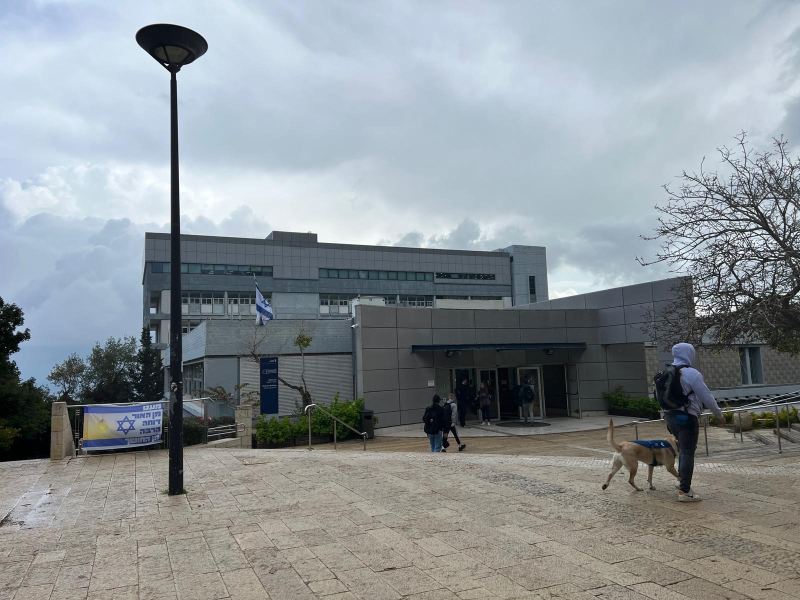
#> input picture HW1/building.jpg, 1600 x 1200 px, found by its file name (shown at 1/2 size)
$ python main.py
#> lines starting #> are read from the running program, lines starting #| are printed output that depends on the picture
import numpy as np
import matplotlib.pyplot as plt
import cv2


def max_freq_filtering(fshift, precentege):
    """
    Reconstruct an image using only its maximal amplitude frequencies.
    :param fshift: The fft of an image, **after fftshift** -
    complex float ndarray of size [H x W].
    :param precentege: the wanted precentege of maximal frequencies.
    :return:
    fMaxFreq: The filtered frequency domain result -
                        complex float ndarray of size [H x W].
    imgMaxFreq: The filtered image - real float ndarray of size [H x W].
    """
    amplitude = np.abs(fshift)
    threshhold = np.percentile(amplitude, 100 - precentege)
    mask_max = np.ones_like(fshift)
    mask_max[np.abs(fshift) < threshhold] = 0
    fMaxFreq = mask_max * fshift

    imgMaxFreq = np.abs(np.fft.ifft2(np.fft.ifftshift(fMaxFreq)))

    return fMaxFreq, imgMaxFreq


# [60 lines left out: functions interpolation, bilinear_displacement, general_displacement, rotating_img, not called in this run]


#1.a

building = cv2.imread("../my_data/building.jpg")
#> building is the input picture: shape (1200, 1600, 3); mean B, G, R 150.9, 146.8, 139.7
greyscale_building = cv2.cvtColor(building, cv2.COLOR_BGR2GRAY)
image = greyscale_building.astype(np.uint8)

cv2.imshow("Building",image)
cv2.waitKey(1000)


#1.b
image_fft = np.fft.fft2(image)
image_shifted_fft = np.fft.fftshift(image_fft)
fft_amplitude = np.log(1+np.abs(image_shifted_fft))
plt.imshow(fft_amplitude)
plt.title("Shifted FFT of Building")
plt.show()


#1.c

building_rows,building_cols = image_fft.shape
#> building_rows = 1200; building_cols = 1600
mask_k = np.ones_like(image_fft)
mask_l = np.ones_like(image_fft)
mask_cross =np.ones_like(image_fft)

low_2_precent_cols = int(0.02*building_cols)
#> low_2_precent_cols = 32
low_2_precent_rows = int(0.02*building_rows)
#> low_2_precent_rows = 24

#low_frequencies_cols = image_shifted_fft[:,:low_2_precent_cols]
mask_l[:,low_2_precent_cols:] = 0
mask_k[low_2_precent_rows:,:] = 0
mask_cross[low_2_precent_rows:,low_2_precent_cols:] = 0

masked_l_axis = image_fft*mask_l
masked_k_axis = image_fft*mask_k
masked_cross_axis = image_fft*mask_cross


#show the magnitude spectrum of the lowest 2 precent frequencies
fft_shift_cols = np.fft.fftshift(masked_l_axis)
fft_amplitude_cols = np.log(1+np.abs(fft_shift_cols))
plt.imshow(fft_amplitude_cols)
plt.title("Shifted FFT of Building 2 precent Cols")
plt.show()

fft_shift_rows = np.fft.fftshift(masked_k_axis)
fft_amplitude_rows = np.log(1+np.abs(fft_shift_rows))
plt.imshow(fft_amplitude_rows)
plt.title("Shifted FFT of Building 2 precent Rows")
plt.show()


fft_shift_cross = np.fft.fftshift(masked_cross_axis)
fft_amplitude_cross = np.log(1+np.abs(fft_shift_cross))
plt.imshow(fft_amplitude_cross)
plt.title("Shifted FFT of Building 2 precent Cross")
plt.show()

inversed_shift_cols = np.fft.ifftshift(fft_shift_cols)
inversed_image_cols = np.abs(np.fft.ifft2(inversed_shift_cols))
plt.imshow(inversed_image_cols,cmap = "gray")
plt.title("image of Building 2 precent Cols")
plt.show()

inversed_shift_rows = np.fft.ifftshift(fft_shift_rows)
inversed_image_rows = np.abs(np.fft.ifft2(inversed_shift_rows))
plt.imshow(inversed_image_rows,cmap = "gray")
plt.title("image of Building 2 precent Rows")
plt.show()

inversed_shift_cross = np.fft.ifftshift(fft_shift_cross)
inversed_image_cross = np.abs(np.fft.ifft2(inversed_shift_cross))
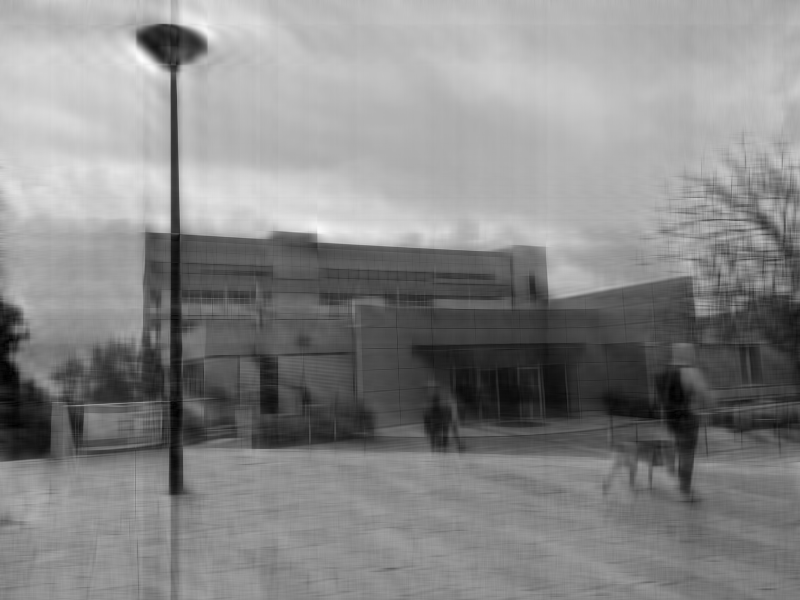
#> inversed_image_cross: shape (1200, 1600) float64 (shown at 1/2 size); min 0.0729, max 274, mean 146; drawn with min black and max white
plt.imshow(inversed_image_cross,cmap = "gray")
plt.title("image of Building 2 precent Cross")
plt.show()

#1.d
max_filter_amp_10,max_filter_image_10 =max_freq_filtering(image_shifted_fft,10)
#> in max_freq_filtering, `threshhold = np.percentile(amplitude, 100 - precentege)`: threshhold = 40281.9

plt.imshow(np.log(1+np.abs(max_filter_amp_10)))
plt.title("max amps")
plt.show()

plt.imshow(max_filter_image_10,cmap = "gray")
plt.title("max amp image")
plt.show()

#1.e
max_filter_amp_4,max_filter_image_4 =max_freq_filtering(image_shifted_fft,4)

plt.imshow(np.log(1+np.abs(max_filter_amp_4)))
plt.title("max amps")
plt.show()
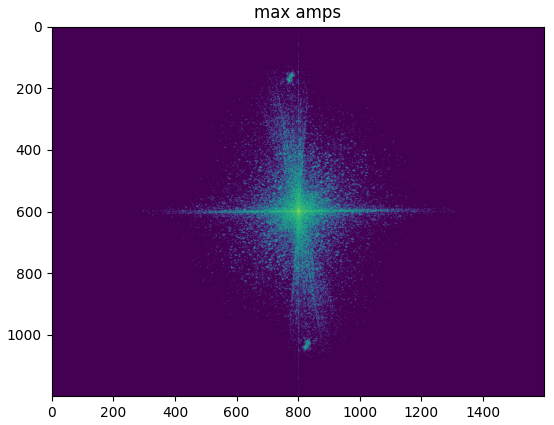
#> figure drawn by matplotlib, 1 panel

plt.imshow(max_filter_image_4,cmap = "gray")
plt.title("max amp image")
plt.show()


#1.f
graph =[]
rows,cols = image_shifted_fft.shape
#> rows = 1200; cols = 1600
for i in range(1,100):
    curr_img = max_freq_filtering(image_shifted_fft, i)[1]
    graph.append(np.sum((image-curr_img)**2)/(rows*cols))
#> this loop made 99 passes
#> threshhold in max_freq_filtering on passes 1 to 12: 116647.1, 85259.8, 71357.2, 62767.4, 56699.7, 52100.5, 48336.1, 45218.7, 42565, 40281.9, 38274.5, 36462.7
#> after the loop, graph = 99 values, max 301.7 at index 0, min 0.00244 at index 98, mean 37.74
plt.plot(list(range(1, 100)), graph)
plt.show()
#> figure, not shown here; curve peaks at x = 1, y = 301.7


#Question 2
#2.a
parrot = cv2.imread("../given_data/parrot.png")
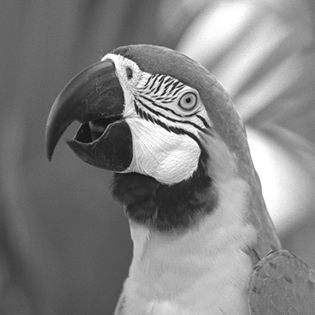
#> input picture HW1/parrot.png, 315 x 315 px, found by its file name
#> parrot is the input picture: shape (315, 315, 3); min 14, max 255, mean 130.4
selfie = cv2.imread("../my_data/yours.jpg")
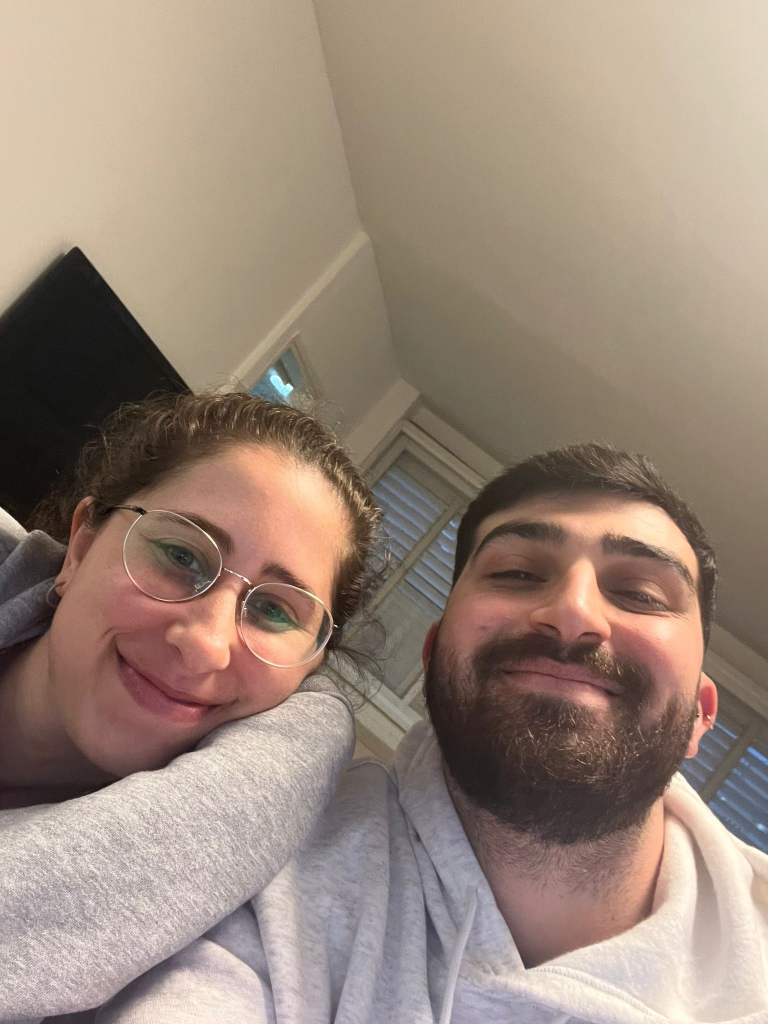
#> input picture HW1/yours.jpg, 1536 x 2048 px, found by its file name (shown at 1/2 size)
#> selfie is the input picture: shape (2048, 1536, 3); mean B, G, R 121.2, 134.7, 153.2
width,height = parrot.shape[:2]
#> width = 315; height = 315
resize_selfie=cv2.resize(selfie,(width,height))
greyscale_selfie = cv2.cvtColor(resize_selfie, cv2.COLOR_BGR2GRAY)
greyscale_parrot = cv2.cvtColor(parrot, cv2.COLOR_BGR2GRAY)

print(selfie.shape)
#| (2048, 1536, 3)
selfie_image = greyscale_selfie.astype(np.uint8)
parrot_image = greyscale_parrot.astype(np.uint8)


plt.imshow(parrot_image, cmap="gray")
plt.title("parrot")
plt.show()

plt.imshow(selfie_image, cmap="gray")
plt.title("selfie")
plt.show()


#2.b

parrot_fft = np.fft.fft2(parrot_image)
parrot_shifted_fft = np.fft.fftshift(parrot_fft)

selfie_fft = np.fft.fft2(selfie_image)
selfie_shifted_fft = np.fft.fftshift(selfie_fft)

phase_parrot=np.angle(parrot_shifted_fft)
amp_parrot=np.abs(parrot_shifted_fft)

phase_selfie=np.angle(selfie_shifted_fft)
amp_selfie=np.abs(selfie_shifted_fft)

plt.imshow(amp_parrot, cmap="gray")
plt.title("Parrot Amp")
plt.show()

plt.imshow(amp_selfie, cmap="gray")
plt.title("Selfie Amp")
plt.show()

plt.imshow(phase_parrot, cmap="gray")
plt.title("Parrot Phase")
plt.show()

plt.imshow(phase_selfie, cmap="gray")
plt.title("Selfie Phase")
plt.show()


#2.c

selfie_amp_parrot_phase_fft = amp_selfie*np.exp(1j*phase_parrot)
parrot_amp_selfie_phase_fft = amp_parrot*np.exp(1j*phase_selfie)

selfie_amp_parrot_phase = np.abs(np.fft.ifft2(np.fft.ifftshift(selfie_amp_parrot_phase_fft)))
parrot_amp_selfie_phase = np.abs(np.fft.ifft2(np.fft.ifftshift(parrot_amp_selfie_phase_fft)))
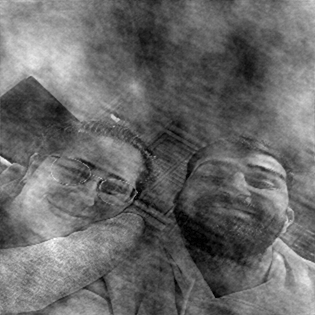
#> parrot_amp_selfie_phase: shape (315, 315) float64; min 0.0164, max 315.3, mean 130.4; drawn with min black and max white

plt.imshow(selfie_amp_parrot_phase, cmap="gray")
plt.title("Selfie Amp Parrot Phase")
plt.show()

plt.imshow(parrot_amp_selfie_phase, cmap="gray")
plt.title("Parrot Amp Selfie Phase")
plt.show()

min_amp,max_amp= np.min(amp_selfie), np.max(amp_selfie)
#> min_amp = 5.73; max_amp = 13750715
selfie_amp_random_phase = amp_selfie*np.exp(1j*np.random.uniform(size=selfie_shifted_fft.shape,low=0,high=2*np.pi))
selfie_phase_random_amp = np.random.uniform(size=selfie_shifted_fft.shape,low=min_amp,high=max_amp) * np.exp(1j*phase_selfie)

selfie_amp_random_phase = np.abs(np.fft.ifft2(np.fft.ifftshift(selfie_amp_random_phase)))
random_amp_selfie_phase = np.abs(np.fft.ifft2(np.fft.ifftshift(selfie_phase_random_amp)))

plt.imshow(selfie_amp_random_phase, cmap="gray")
plt.title("Selfie Amp Random Phase")
plt.show()

plt.imshow(random_amp_selfie_phase, cmap="gray")
plt.title("selfie_phase_random_amp")
plt.show()


#Question 3
#3.b
grid_x, grid_y = np.meshgrid(np.linspace(0,511,512),np.linspace(0,511,512))
f1_image  = np.sin(grid_x*2*np.pi*5/512) +  np.sin(grid_y*2*np.pi*40/512) +np.sin((grid_x+grid_y)*2*np.pi*2/512)
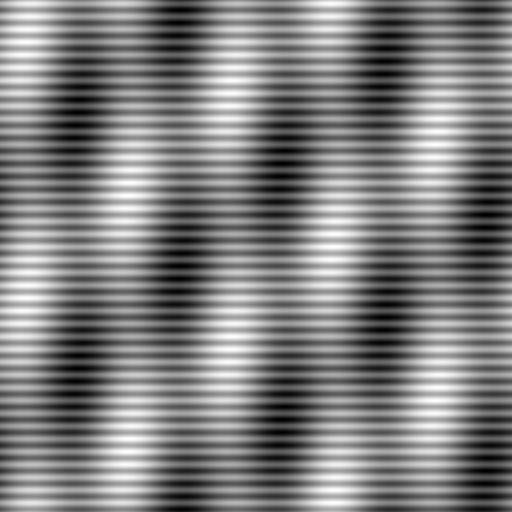
#> f1_image: shape (512, 512) float64; min -3, max 3, mean 2.79e-16; drawn with min black and max white


plt.imshow(f1_image, cmap="gray")
plt.title("F1 Space Domain")
plt.show()

f1_image_fft = np.fft.fft2(f1_image)
f1_image_shifted_fft = np.fft.fftshift(f1_image_fft)
f1_image_shifted_fft_amp = np.log(1+np.abs(f1_image_shifted_fft))

plt.imshow(f1_image_shifted_fft_amp)
plt.title("F1 FFT Frequency Domain")
plt.show()


#3.c
grid_x_10, grid_y_10 = np.meshgrid(np.linspace(0,511,52),np.linspace(0,511,52))
f10_image  = np.sin(grid_x_10*2*np.pi*5/512) +  np.sin(grid_y_10*2*np.pi*40/512) +np.sin((grid_x_10+grid_y_10)*2*np.pi*2/512)

plt.imshow(f10_image, cmap="gray")
plt.title("F10 Space Domain")
plt.show()

f10_image_fft = np.fft.fft2(f10_image)
f10_image_shifted_fft = np.fft.fftshift(f10_image_fft)
f10_image_shifted_fft_amp = np.log(1+np.abs(f10_image_shifted_fft))
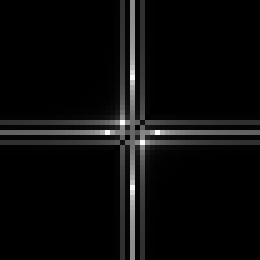
#> f10_image_shifted_fft_amp: shape (52, 52) float64 (shown 5 times larger); min 0.000304, max 7.21, mean 0.323; drawn with min black and max white

plt.imshow(f10_image_shifted_fft_amp)
plt.title("F10 FFT Frequency Domain")
plt.show()

#3.e

mandrill_raw = cv2.imread("../given_data/Mandrill.jpg")
#> (the run stopped early here; a loop or call above may not have finished)
